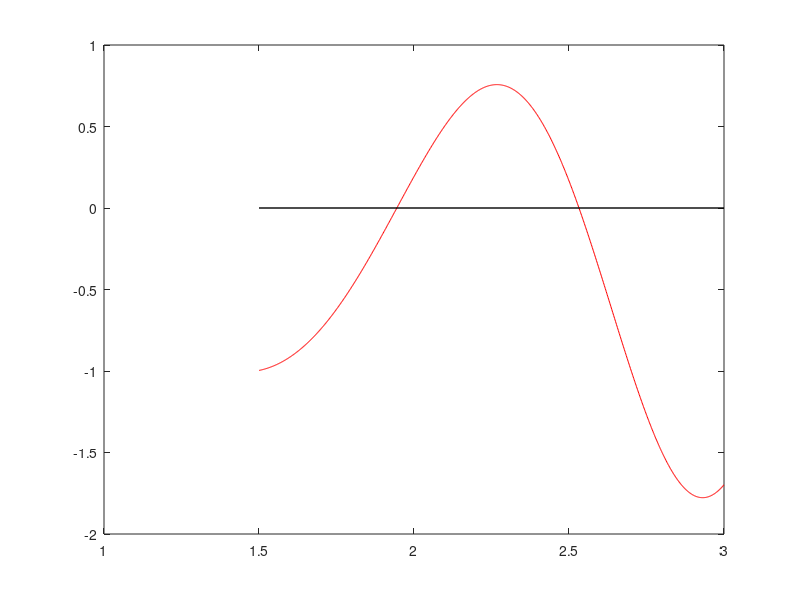

This chart was generated by the following MATLAB code: (Note: this script raises an error after producing the figure.)
addpath(pwd)
addpath("../utils")
f = @(x) sin(x) + cos(1 + x.^2) - 1;
df = @(x) cos(x) - 2*x.*sin(1 + x.^2);
N = 1000;
kmax = 100000;
tol = 1e-10;
raices_b = [];
raices_n = [];
raices_s = [];
it_b = [];
it_n = [];
it_s = [];
x = linspace(1.5, 3, N);
xx = linspace(0, 5, N);
y = f(x);
plot(x, y, "r")
line("xdata", [1.5, 3], "ydata", [0, 0], "lineWidth", 1)

for i = [1:length(xx)-1]
    x0 = xx(i);
    x1 = xx(i+1);
    if (f(x0) * f(x1) < 0)
        [xb, hb] = biseccion(f, x0, x1, kmax, tol);
        [xn, hn] = newton(f, df, x0, kmax, tol);
        [xs, hs] = secante(f, x0, x1, kmax, tol);
        disp("Bisección")
        disp(length(hb))
        disp(xb)
        disp(hb(end))
        disp("Newton")
        disp(length(hn))
        disp(xn)
        disp(hn(end))
        disp("Secante")
        disp(length(hs))
        disp(xs)
        disp(hs(end))
        line("xdata", [xb, xb], "ydata", [-0.7, 0.7], "lineWidth", 1, "color", "b")
        line("xdata", [xn, xn], "ydata", [-0.5, 0.5], "lineWidth", 1, "color", "g")
        line("xdata", [xs, xs], "ydata", [-0.2, 0.2], "lineWidth", 1, "color", "m")
    endif
endfor
legend("f(x)", "0", "Raiz Bisección", "Raiz Newton", "Raiz Secante")
xlim([1.5, 3])

pause